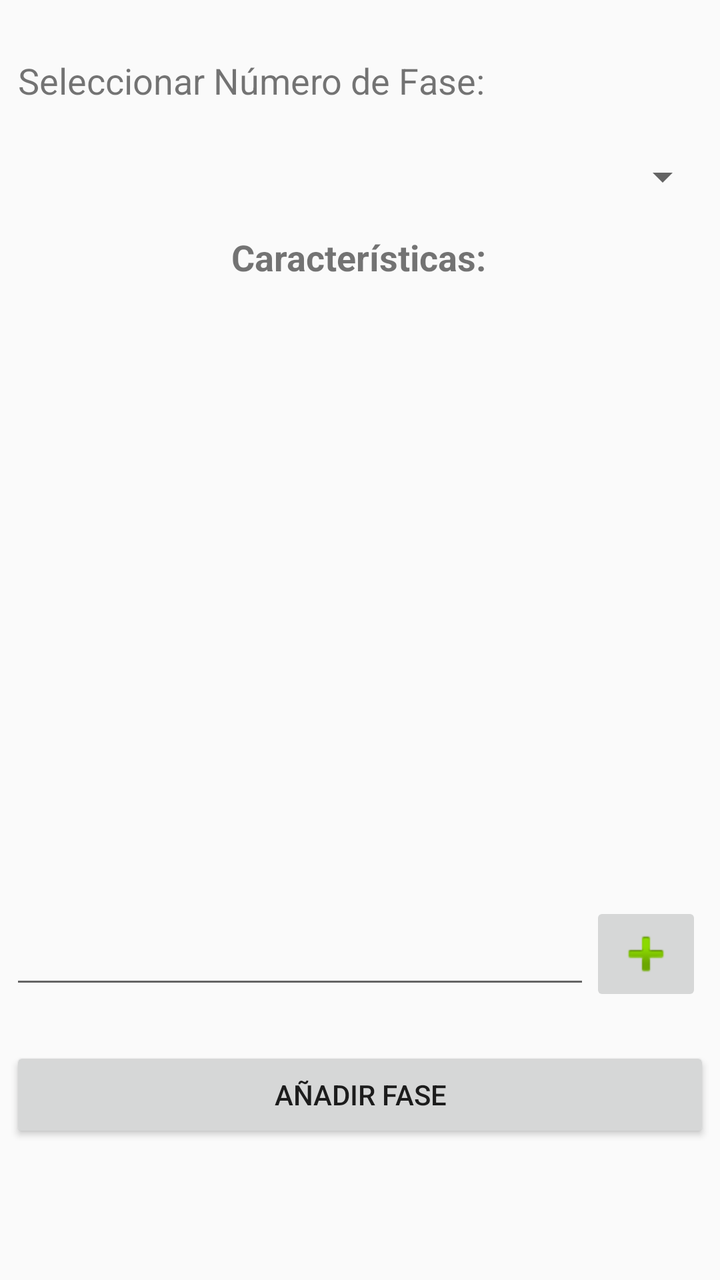
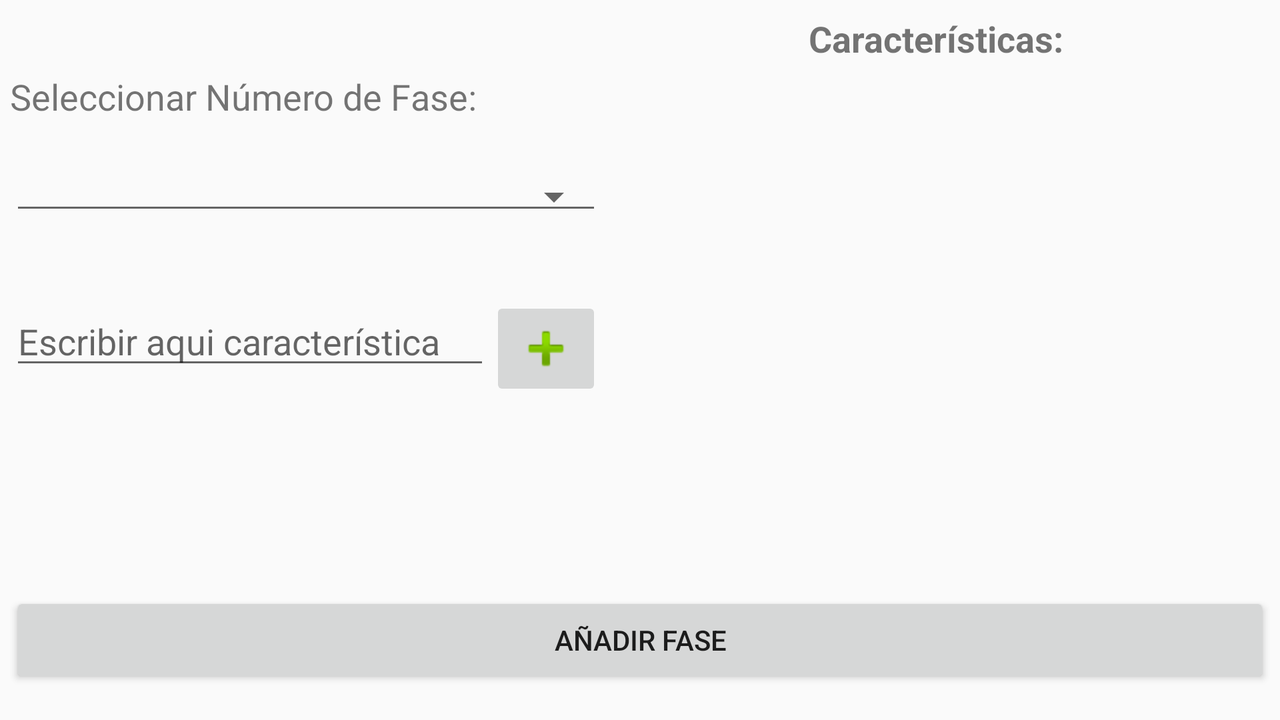

The same Android screen from two of the app's own layout files: first res/layout/ as a phone draws it, then the repository's variant for another configuration, drawn on a device whose configuration selects that folder. Both files follow.
<!-- AndroidManifest.xml: application theme AppTheme -->
<!-- res/layout/activity_pantalla_nueva_fase.xml -->
<?xml version="1.0" encoding="utf-8"?>
<androidx.constraintlayout.widget.ConstraintLayout xmlns:android="http://schemas.android.com/apk/res/android"
    xmlns:app="http://schemas.android.com/apk/res-auto"
    xmlns:tools="http://schemas.android.com/tools"
    android:layout_width="match_parent"
    android:layout_height="match_parent"
    android:paddingLeft="5dp"
    android:paddingRight="5dp"
    tools:context=".PantallaNuevaFase">

    <TextView
        android:id="@+id/etqNFSelecIDFase"
        android:layout_width="wrap_content"
        android:layout_height="wrap_content"
        android:layout_marginStart="4dp"
        android:layout_marginTop="28dp"
        android:text="@string/txtEtqNFSelecIDFase"
        android:textSize="18sp"
        app:layout_constraintStart_toStartOf="parent"
        app:layout_constraintTop_toTopOf="parent" />

    <Spinner
        android:id="@+id/spNFFaseID"
        android:layout_width="409dp"
        android:layout_height="wrap_content"
        android:layout_marginTop="24dp"
        app:layout_constraintEnd_toEndOf="parent"
        app:layout_constraintHorizontal_bias="1.0"
        app:layout_constraintStart_toStartOf="parent"
        app:layout_constraintTop_toBottomOf="@+id/etqNFSelecIDFase" />

    <EditText
        android:id="@+id/txtEntradaCaracteristicaFase"
        android:layout_width="0dp"
        android:layout_height="45dp"
        android:ems="10"
        android:inputType="textNoSuggestions"
        app:layout_constraintBottom_toTopOf="@+id/guideline7"
        app:layout_constraintEnd_toStartOf="@+id/btNFaddCaracteristica"
        app:layout_constraintHorizontal_bias="1.0"
        app:layout_constraintStart_toStartOf="parent" />

    <ImageButton
        android:id="@+id/btNFaddCaracteristica"
        android:layout_width="wrap_content"
        android:layout_height="wrap_content"
        android:layout_marginEnd="4dp"
        android:contentDescription="@string/tttBtNFAddCaractersitca"
        app:layout_constraintBottom_toBottomOf="@+id/txtEntradaCaracteristicaFase"
        app:layout_constraintEnd_toEndOf="parent"
        app:layout_constraintTop_toTopOf="@+id/txtEntradaCaracteristicaFase"
        app:srcCompat="@android:drawable/ic_input_add" />

    <TextView
        android:id="@+id/etqNFListaCaracterisitcas"
        android:layout_width="wrap_content"
        android:layout_height="wrap_content"
        android:layout_marginTop="16dp"
        android:text="@string/txtEtqListaCaracteristicas"
        android:textSize="18sp"
        android:textStyle="bold"
        app:layout_constraintEnd_toEndOf="parent"
        app:layout_constraintHorizontal_bias="0.498"
        app:layout_constraintStart_toStartOf="parent"
        app:layout_constraintTop_toBottomOf="@+id/spNFFaseID" />

    <Button
        android:id="@+id/btNFRegistarFase"
        android:layout_width="0dp"
        android:layout_height="wrap_content"
        android:layout_marginTop="24dp"
        android:text="@string/txtBtNFRegistrarFase"
        app:layout_constraintEnd_toEndOf="parent"
        app:layout_constraintHorizontal_bias="0.0"
        app:layout_constraintStart_toStartOf="parent"
        app:layout_constraintTop_toTopOf="@+id/guideline7" />

    <androidx.constraintlayout.widget.Guideline
        android:id="@+id/guideline7"
        android:layout_width="wrap_content"
        android:layout_height="wrap_content"
        android:orientation="horizontal"
        app:layout_constraintGuide_percent="0.78" />

    <androidx.recyclerview.widget.RecyclerView
        android:id="@+id/rvRegistroListaCaracteristicas"
        android:layout_width="0dp"
        android:layout_height="0dp"
        android:layout_marginTop="8dp"
        android:layout_marginBottom="8dp"
        android:scrollbars="vertical"
        app:layout_constraintBottom_toTopOf="@+id/txtEntradaCaracteristicaFase"
        app:layout_constraintEnd_toEndOf="parent"
        app:layout_constraintStart_toStartOf="parent"
        app:layout_constraintTop_toBottomOf="@+id/etqNFListaCaracterisitcas" />

</androidx.constraintlayout.widget.ConstraintLayout>
<!-- resources referenced by this layout -->
<resources>
  <string name="tttBtNFAddCaractersitca">Añadir Característica</string>
  <string name="txtBtNFRegistrarFase">Añadir Fase</string>
  <string name="txtEtqListaCaracteristicas">Características:</string>
  <string name="txtEtqNFSelecIDFase">Seleccionar Número de Fase:</string>
  <style name="AppTheme" parent="Theme.AppCompat.Light.DarkActionBar">
          
          <item name="colorPrimary">@color/colorPrimary</item>
          <item name="colorPrimaryDark">@color/colorPrimaryDark</item>
          <item name="colorAccent">@color/colorAccent</item>
      </style>
</resources>
<!-- res/layout-land/activity_pantalla_nueva_fase.xml (the repository's variant of the layout above) -->
<!-- drawn on the phone turned sideways -->
<?xml version="1.0" encoding="utf-8"?>
<androidx.constraintlayout.widget.ConstraintLayout xmlns:android="http://schemas.android.com/apk/res/android"
    xmlns:app="http://schemas.android.com/apk/res-auto"
    xmlns:tools="http://schemas.android.com/tools"
    android:layout_width="match_parent"
    android:layout_height="match_parent"
    android:paddingLeft="5dp"
    android:paddingRight="5dp"
    tools:context=".PantallaNuevaFase">

    <TextView
        android:id="@+id/etqNFSelecIDFase"
        android:layout_width="wrap_content"
        android:layout_height="wrap_content"
        android:layout_marginTop="36dp"
        android:text="@string/txtEtqNFSelecIDFase"
        android:textSize="18sp"
        app:layout_constraintStart_toStartOf="parent"
        app:layout_constraintTop_toTopOf="parent" />

    <Spinner
        android:id="@+id/spNFFaseID"
        style="@style/Widget.AppCompat.Spinner.Underlined"
        android:layout_width="0dp"
        android:layout_height="wrap_content"
        android:layout_marginTop="24dp"
        app:layout_constraintEnd_toStartOf="@+id/guideline8"
        app:layout_constraintHorizontal_bias="1.0"
        app:layout_constraintStart_toStartOf="parent"
        app:layout_constraintTop_toBottomOf="@+id/etqNFSelecIDFase" />

    <EditText
        android:id="@+id/txtEntradaCaracteristicaFase"
        android:layout_width="0dp"
        android:layout_height="wrap_content"
        android:layout_marginTop="36dp"
        android:ems="10"
        android:hint="@string/hintNFTxtCaract"
        android:inputType="textNoSuggestions"
        app:layout_constraintEnd_toStartOf="@+id/btNFaddCaracteristica"
        app:layout_constraintHorizontal_bias="0.5"
        app:layout_constraintStart_toStartOf="parent"
        app:layout_constraintTop_toBottomOf="@+id/spNFFaseID" />

    <ImageButton
        android:id="@+id/btNFaddCaracteristica"
        android:layout_width="wrap_content"
        android:layout_height="wrap_content"
        android:contentDescription="@string/tttBtNFAddCaractersitca"
        app:layout_constraintBottom_toBottomOf="@+id/txtEntradaCaracteristicaFase"
        app:layout_constraintEnd_toStartOf="@+id/guideline8"
        app:layout_constraintHorizontal_bias="0.5"
        app:layout_constraintStart_toEndOf="@+id/txtEntradaCaracteristicaFase"
        app:layout_constraintTop_toTopOf="@+id/txtEntradaCaracteristicaFase"
        app:layout_constraintVertical_bias="0.0"
        app:srcCompat="@android:drawable/ic_input_add" />

    <TextView
        android:id="@+id/etqNFListaCaracterisitcas"
        android:layout_width="wrap_content"
        android:layout_height="wrap_content"
        android:text="@string/txtEtqListaCaracteristicas"
        android:textSize="18sp"
        android:textStyle="bold"
        app:layout_constraintEnd_toEndOf="parent"
        app:layout_constraintStart_toStartOf="@+id/guideline8"
        app:layout_constraintTop_toTopOf="@+id/guideline9" />

    <Button
        android:id="@+id/btNFRegistarFase"
        android:layout_width="0dp"
        android:layout_height="wrap_content"
        android:layout_marginBottom="16dp"
        android:text="@string/txtBtNFRegistrarFase"
        app:layout_constraintBottom_toBottomOf="parent"
        app:layout_constraintEnd_toEndOf="parent"
        app:layout_constraintHorizontal_bias="0.555"
        app:layout_constraintStart_toStartOf="parent" />

    <androidx.constraintlayout.widget.Guideline
        android:id="@+id/guideline8"
        android:layout_width="wrap_content"
        android:layout_height="wrap_content"
        android:orientation="vertical"
        app:layout_constraintGuide_percent="0.47" />

    <androidx.constraintlayout.widget.Guideline
        android:id="@+id/guideline9"
        android:layout_width="wrap_content"
        android:layout_height="wrap_content"
        android:orientation="horizontal"
        app:layout_constraintGuide_begin="7dp" />


    <androidx.recyclerview.widget.RecyclerView
        android:id="@+id/rvRegistroListaCaracteristicas"
        android:layout_width="0dp"
        android:layout_height="0dp"
        android:scrollbars="vertical"
        app:layout_constraintBottom_toTopOf="@+id/btNFRegistarFase"
        app:layout_constraintEnd_toEndOf="parent"
        app:layout_constraintStart_toStartOf="@+id/guideline8"
        app:layout_constraintTop_toBottomOf="@+id/etqNFListaCaracterisitcas" />

</androidx.constraintlayout.widget.ConstraintLayout>
<!-- resources referenced by the variant -->
<!-- as the phone turned sideways resolves them -->
<resources>
  <string name="hintNFTxtCaract">Escribir aqui característica</string>
  <string name="tttBtNFAddCaractersitca">Añadir Característica</string>
  <string name="txtBtNFRegistrarFase">Añadir Fase</string>
  <string name="txtEtqListaCaracteristicas">Características:</string>
  <string name="txtEtqNFSelecIDFase">Seleccionar Número de Fase:</string>
  <style name="AppTheme" parent="Theme.AppCompat.Light.DarkActionBar">
          
          <item name="colorPrimary">@color/colorPrimary</item>
          <item name="colorPrimaryDark">@color/colorPrimaryDark</item>
          <item name="colorAccent">@color/colorAccent</item>
      </style>
</resources>
